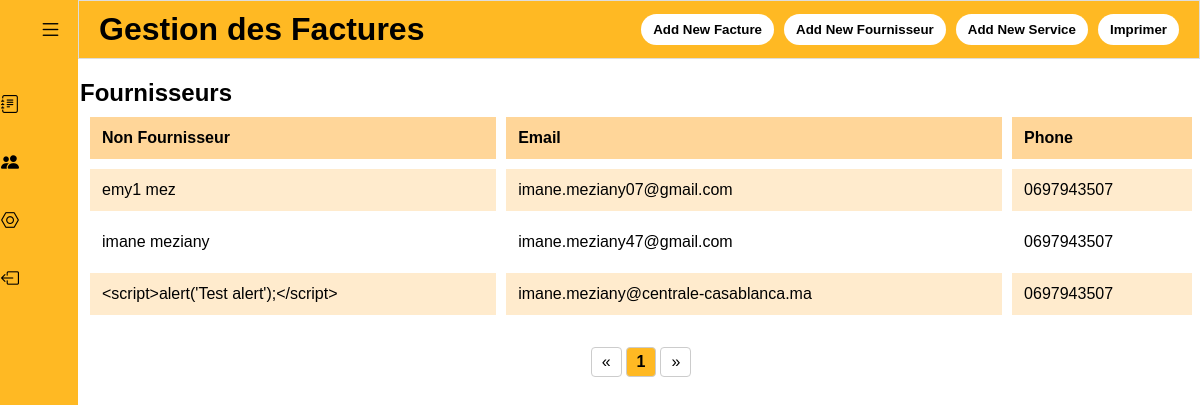
Page /fournisseurs/ (signed in) on the earlier database version.
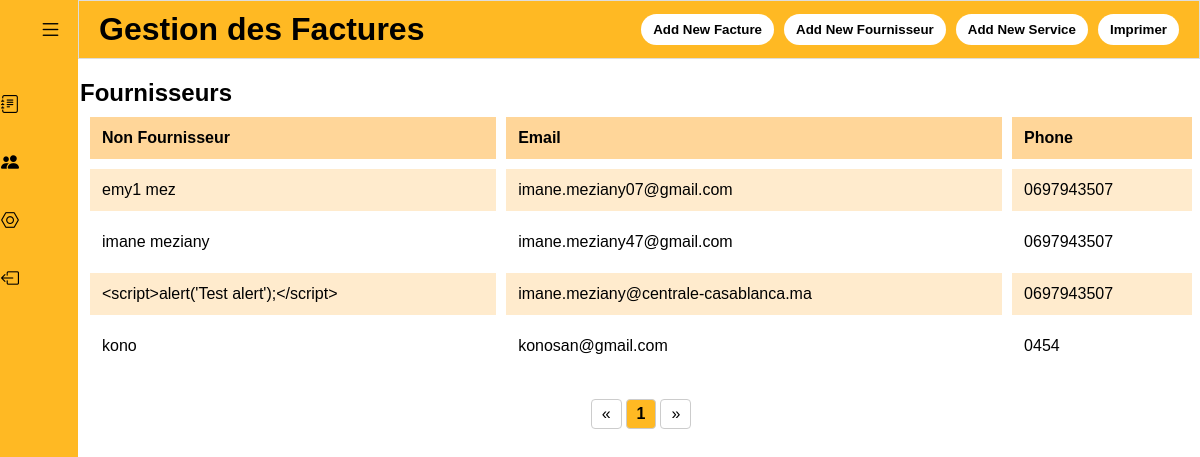
Same page on the later database version.
### facturation/models.py (models this page shows)
class Fournisseur(models.Model):
    name = models.CharField(max_length=100)
    email = models.EmailField()
    phone = models.CharField(max_length=20)
    def __str__(self):
        return self.name

### facturation/views.py (the view)
# urls.py: path('fournisseurs/',views.fournisseurs,name='fournisseurs'),
@login_required(login_url='facturation:login')
def fournisseurs(request):
    if request.method == 'POST':
        facture_form = FactureForm(request.POST)
        fournisseur_form = FournisseurForm(request.POST)
        service_form = ServiceForm(request.POST)
        if facture_form.is_valid():
            facture_form.save()
            return redirect('facturation:homepage')
        if fournisseur_form.is_valid():
            fournisseur_form.save()
            return redirect('facturation:homepage')
        if service_form.is_valid():
            service_form.save()
            return redirect('facturation:homepage')
    else:
        facture_form = FactureForm()
        fournisseur_form = FournisseurForm()
        service_form = ServiceForm()
    Fournisseurs=Fournisseur.objects.all()
    myFilter= FournisseurFilter(request.GET ,queryset=Fournisseurs) # This is for the homepage view
    Fournisseurs=myFilter.qs
    paginator=Paginator(Fournisseurs,10)
    page_number = request.GET.get('page')
    page = paginator.get_page(page_number)
    return render(request, 'facturation/fournisseurs.html',{'Fournisseurs':page,'facture_form': facture_form,
        'fournisseur_form': fournisseur_form,
        'service_form': service_form,
        'myFilter':myFilter,
        'page':page
        })

### facturation/models.py (called while the page is built)
    def __str__(self):
        return self.name

### templates/facturation/fournisseurs.html (shortened to what this page needs)
{% extends "layouts/base.html" %}
{% block content %}
<div class='home-section'>
    <h2>Fournisseurs</h2>
    <table>
        <tr>
            <th>Non Fournisseur</th>
            <th>Email</th>
            <th>Phone</th>
        </tr>
        {% for fournisseur in Fournisseurs %}
        <tr>
            <td>{{ fournisseur.name }}</td>
            <td>{{ fournisseur.email }}</td>
            <td>{{ fournisseur.phone }}</td>
        </tr>
        {% endfor %}
    </table>
    <div class="pagination">
        {% if Fournisseurs.has_previous %}
            <a href="?page={{ Fournisseurs.previous_page_number }}">&laquo;</a>
        {% else %}
            <span class="disabled">&laquo;</span>
        {% endif %}
        {% for i in Fournisseurs.paginator.page_range %}
            {% if Fournisseurs.number == i %}
                <span class="current">{{ i }}</span>
            {% else %}
                <a href="?page={{ i }}">{{ i }}</a>
            {% endif %}
        {% endfor %}
        {% if Fournisseurs.has_next %}
            <a href="?page={{ Fournisseurs.next_page_number }}">&raquo;</a>
        {% else %}
            <span class="disabled">&raquo;</span>
        {% endif %}
    </div>
</div>
{% endblock %}

### templates/layouts/base.html (shortened to what this page needs)
<!DOCTYPE html>
{% if user.is_authenticated %}
{% load group_tags %}
<html>
<head>
    <link rel="stylesheet" type="text/css" href="/static/assets/css/style.css">
    <link rel="stylesheet" type="text/css" href="/static/assets/css/service.css">
    <link rel="stylesheet" href="https://cdnjs.cloudflare.com/ajax/libs/font-awesome/5.15.3/css/all.min.css">
    <link href="https://cdn.jsdelivr.net/npm/bootstrap-icons/font/bootstrap-icons.css" rel="stylesheet">
</head>
<body>
  {% if user.is_authenticated %}
        <div class="sidebar">
          <div class="logo-details">
                <i class='bi bi-list' id="btn" ></i>
            </div>
            <ul class="nav-list">
              <li>
                  <a href="{% url 'facturation:homepage' %}">
                  <i class='bi bi-journal-text'></i>
                  </a>
              </li>
              <li>
                  <a href="{% url 'facturation:fournisseurs' %}">
                  <i class='bi bi-people-fill' ></i>
                  </a>
              </li>
              <li>
                  <a href="{% url 'facturation:services' %}">
                  <i class='bi bi-nut' ></i>
                  </a>
              </li>
              <li>
                  <a href="{% url 'facturation:logout' %}">
                  <i class='bi bi-box-arrow-left' ></i>
                  </a>
              </li>
            </ul>
          </div>
    <div class='allcontainer'>
      <div class="header">
        <h1>Gestion des Factures</h1>
        <div class="add-buttons">
            {% if request.user|user_in_group:'admin' %}
            <button class="modal-button" data-modal-target="#addFactureModal">Add New Facture</button>
            <button class="modal-button" data-modal-target="#addFournisseurModal">Add New Fournisseur</button>
            <button class="modal-button" data-modal-target="#addServiceModal">Add New Service</button>
            {%endif%}
            <button class="modal-button" data-modal-target="#Imprimer">Imprimer</button>
        </div>
      </div>
      <div class="content">
        {% block content %}
        {% endblock %}
      </div>
    </div>
{% else %}
  <p>You are not logged in</p>
  <a href="{% url 'login' %}">Log In</a>
{% endif %}
</body>
</html>
{% endif %}

### static/assets/css/style.css (style rules this page uses)
table { width: 100%; border-collapse: collapse; font-family: Arial, sans-serif; border-spacing: 0; margin-bottom: 20px; overflow-y: auto; }
th, td { border: 10px solid #fff; padding: 12px; text-align: left; border-bottom: 10px solid #fff; }
th { background-color: #ffd699; font-weight: bold; }
tr:nth-child(even) { background-color: #ffebcd; }
.header { display: flex; justify-content: space-between; align-items: center; background-color: #ffb923; border: 1px solid #dddddd; padding: 10px 20px; margin-bottom: 20px; margin-left: 78px; overflow-y: auto; }
.add-buttons { display: flex; align-items: center; }
body { background-color: #fff; margin: 0; padding: 0; font-family: Arial, sans-serif; overflow-y: auto; }
.modal-button { padding: 8px 12px; border: none; border-radius: 4px; background-color: #333; cursor: pointer; background-color: #fff; color: #000000; font-weight: bold; cursor: pointer; border-radius: 30px; transition: background-color 0.2s ease-in-out; }
.modal-button + .modal-button { margin-left: 10px; }
* { margin: 0; padding: 0; box-sizing: border-box; font-family: "Poppins" , sans-serif; }
.sidebar { position: fixed; left: 0; top: 0; height: 100%; width: 78px; background: #ffb923; z-index: 1; transition: all 0.5s ease; }
.sidebar .logo-details { height: 60px; display: flex; align-items: center; position: relative; }
.sidebar .logo-details #btn { position: absolute; top: 50%; right: 50%; left:50%; transform: translateY(-50%); font-size: 22px; transition: all 0.4s ease; font-size: 23px; text-align: center; cursor: pointer; transition: all 0.5s ease; }
.sidebar i { color: #000000; height: 60px; min-width: 20px; font-size: 28px; text-align: center; line-height: 60px; }
.sidebar .nav-list { background-color: #ffb923; background-color: #ffb923; margin-top: 20px; height: 100%; }
.sidebar li { position: relative; margin: 8px 0; list-style: none; }
.sidebar li a { display: flex; height: 100%; width: 100%; border-radius: 12px; align-items: center; text-decoration: none; transition: all 0.4s ease; }
.sidebar li i { height: 50px; line-height: 50px; font-size: 18px; border-radius: 12px; }
.home-section { position: initial; background: #fff; min-height: 100vh; top: 0; left: 78px; width: calc(100% - 78px); transition: all 0.5s ease; z-index: 2; margin-left: 80px; }
button { padding: 8px 12px; border: none; border-radius: 4px; background-color: #333; cursor: pointer; background-color: #fff; color: #000000; font-weight: bold; cursor: pointer; border-radius: 30px; transition: background-color 0.2s; }
.pagination { display: flex; align-items: center; justify-content: center; margin-top: 20px; }
.pagination a, .pagination .current, .pagination .disabled { display: inline-block; padding: 5px 10px; margin: 2px; border: 1px solid #ccc; border-radius: 4px; text-decoration: none; color: black; }
.pagination .current { font-weight: bold; background-color: #ffb923; }

Differences in the rows shown:
added Fournisseur: name "kono", email "konosan@gmail.com", phone "0454"
